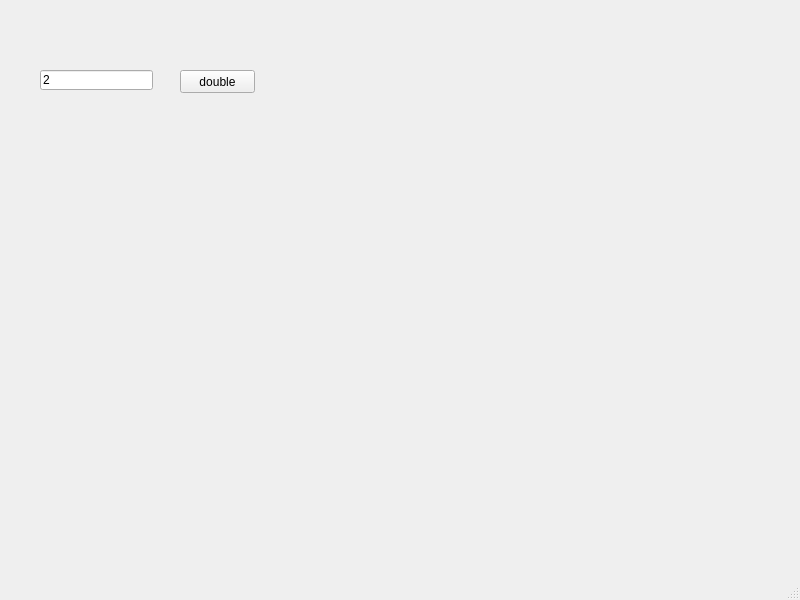
<?xml version="1.0" encoding="UTF-8"?>
<ui version="4.0">
 <class>MainWindow</class>
 <widget class="QMainWindow" name="MainWindow">
  <property name="geometry">
   <rect>
    <x>0</x>
    <y>0</y>
    <width>800</width>
    <height>600</height>
   </rect>
  </property>
  <property name="windowTitle">
   <string>MainWindow</string>
  </property>
  <widget class="QWidget" name="centralwidget">
   <widget class="QLineEdit" name="le">
    <property name="geometry">
     <rect>
      <x>40</x>
      <y>70</y>
      <width>113</width>
      <height>20</height>
     </rect>
    </property>
    <property name="text">
     <string>2</string>
    </property>
   </widget>
   <widget class="QPushButton" name="pb">
    <property name="geometry">
     <rect>
      <x>180</x>
      <y>70</y>
      <width>75</width>
      <height>23</height>
     </rect>
    </property>
    <property name="text">
     <string>double</string>
    </property>
   </widget>
  </widget>
  <widget class="QMenuBar" name="menubar">
   <property name="geometry">
    <rect>
     <x>0</x>
     <y>0</y>
     <width>800</width>
     <height>21</height>
    </rect>
   </property>
  </widget>
  <widget class="QStatusBar" name="statusbar"/>
 </widget>
 <resources/>
 <connections/>
</ui>
